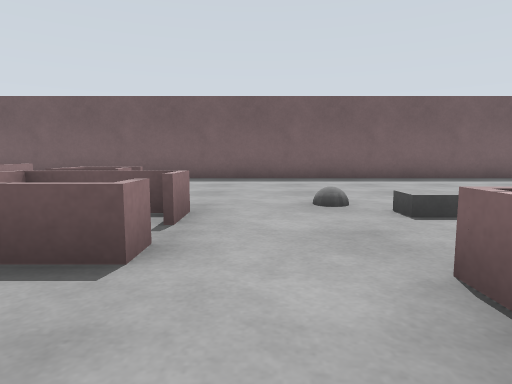
[1] (above)

24 first-person views from a walk through a robot-simulator world made for Gazebo. The camera is 0.66 m above the floor, tilts 6° down and sees 75° across. The floor is counted in squares, 1 m on a side. Each view is taken from the middle of a square. On the plan, view 1 faces up. The plan holds only what a view shows up to about 10 squares ahead; the rest is blank.

[2]
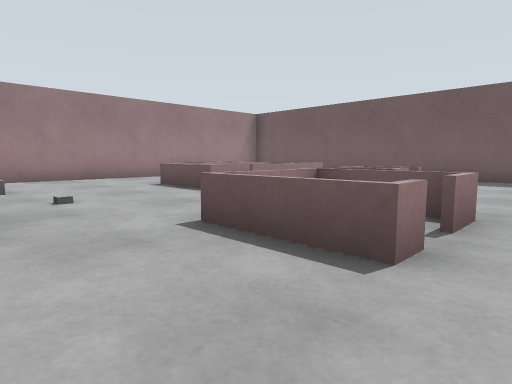

[3]
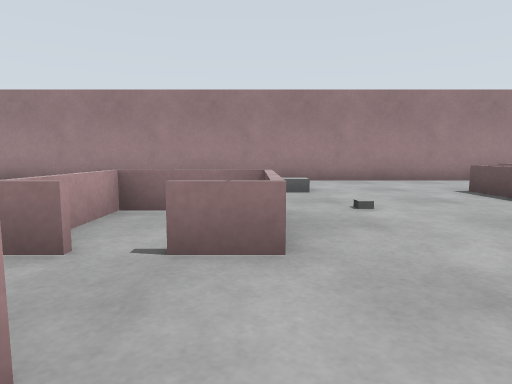

[4]
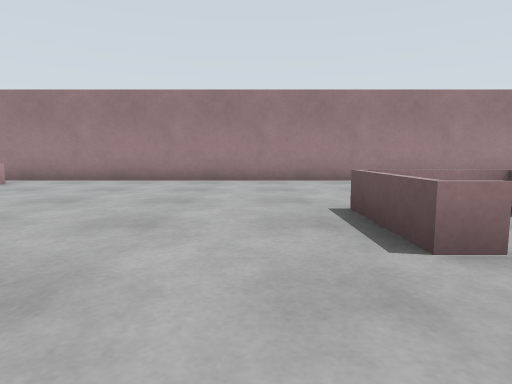

[5]
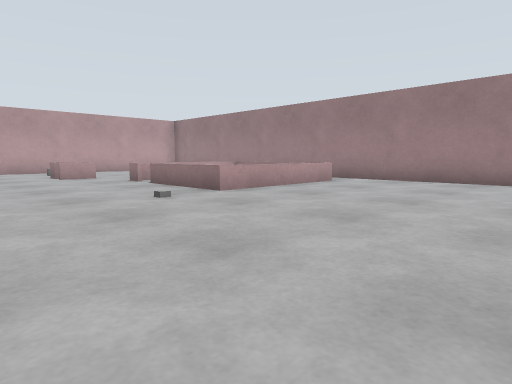

[6]
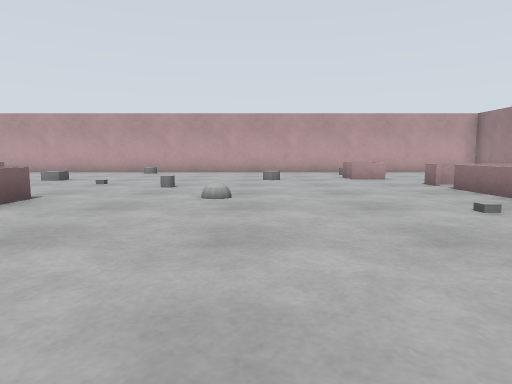

[7]
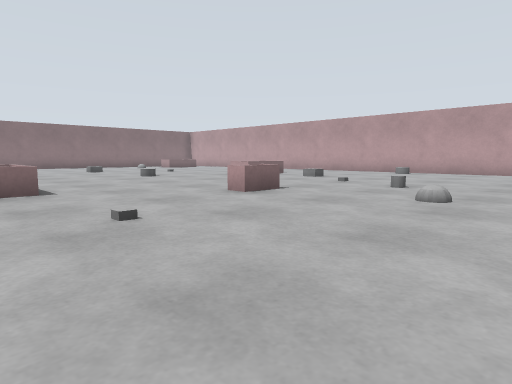

[8]
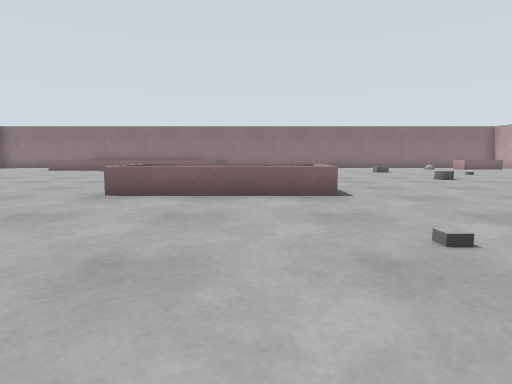

[9]
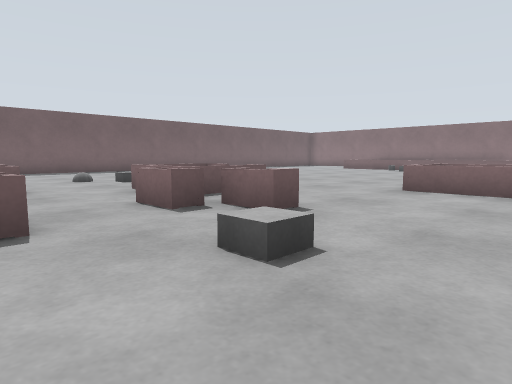

[10]
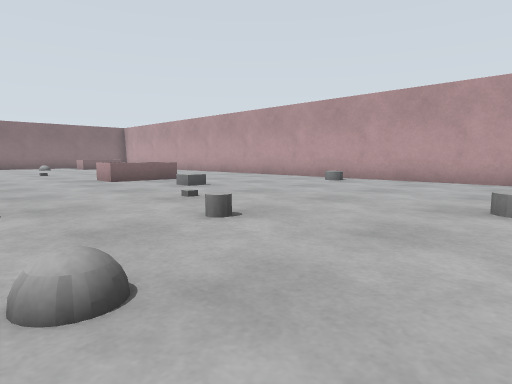

[11]
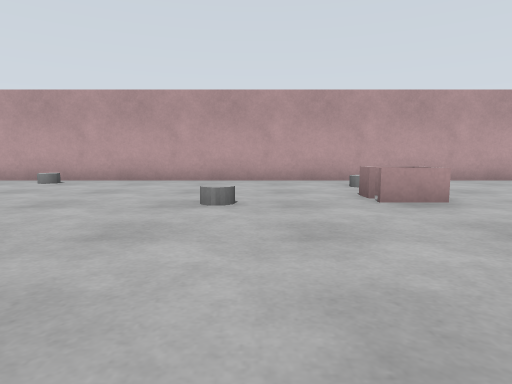

[12]
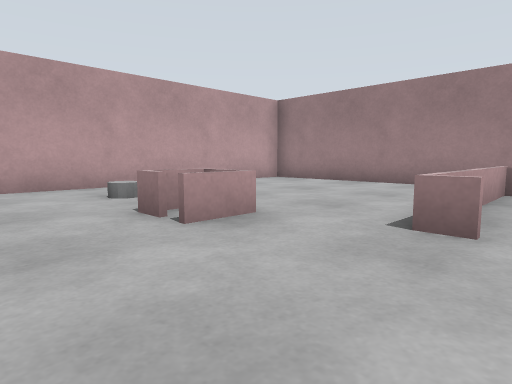

[13]
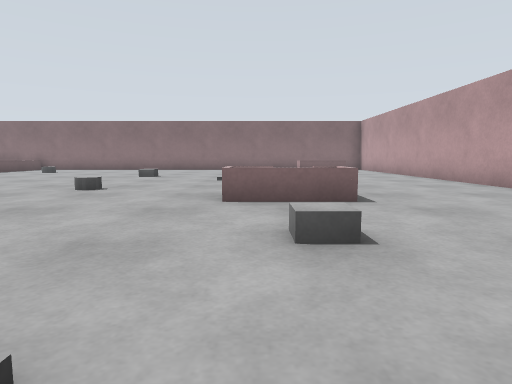

[14]
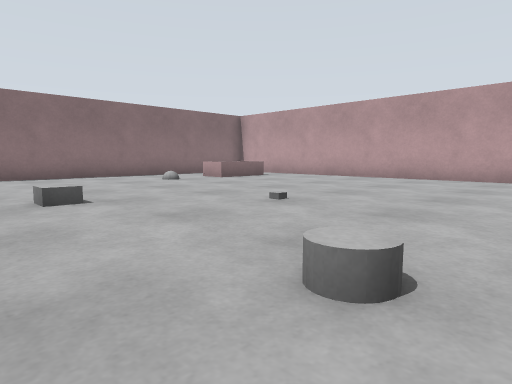

[15]
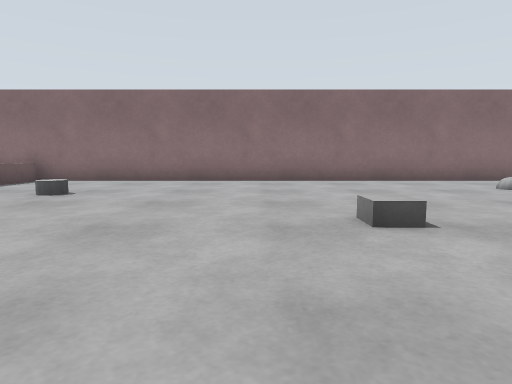

[16]
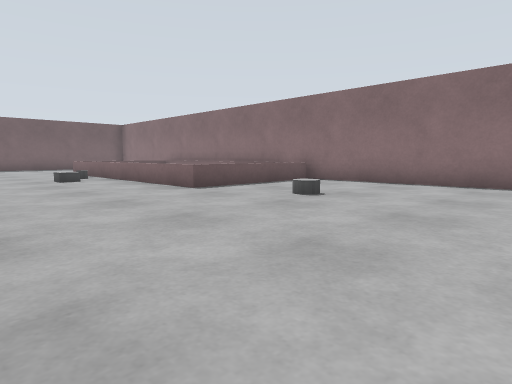

[17]
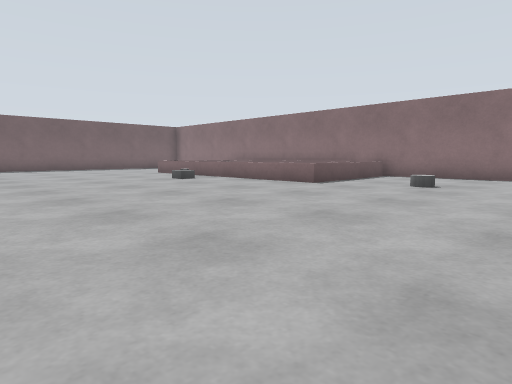

[18]
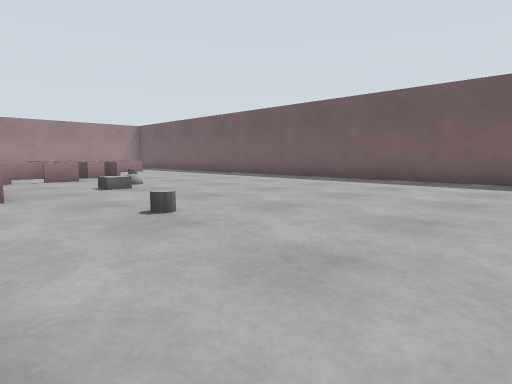

[19]
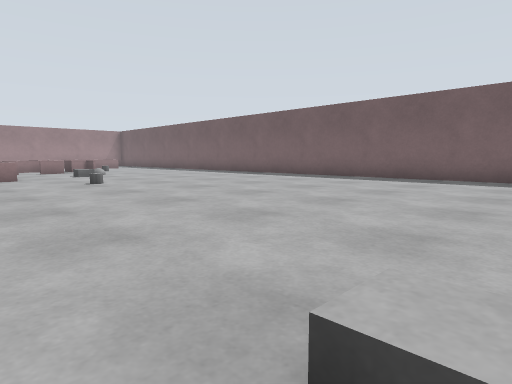

[20]
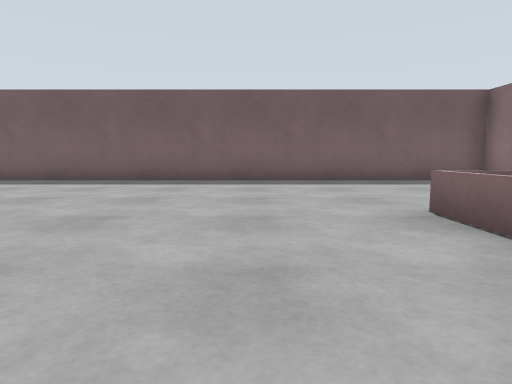

[21]
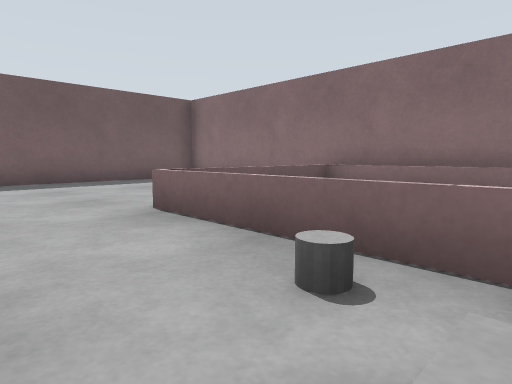

[22]
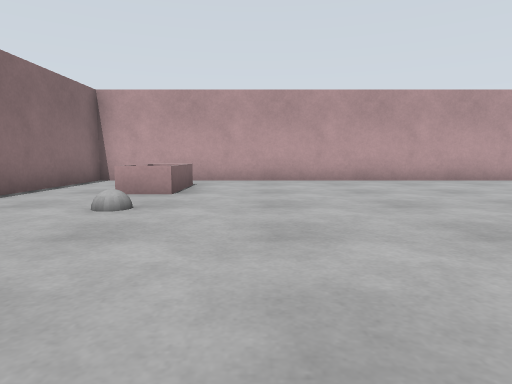

[23]
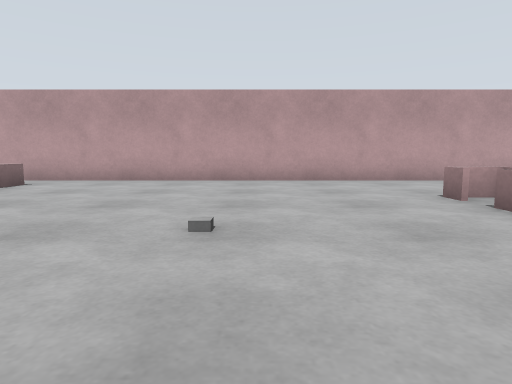

[24]
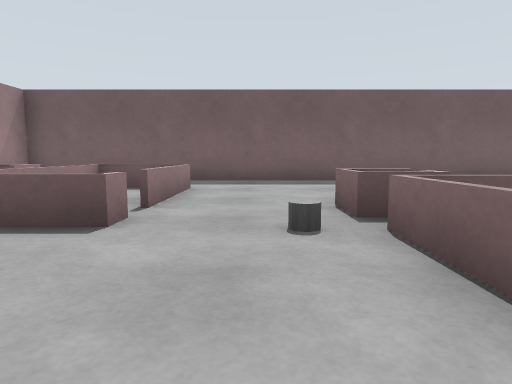

### Floor plan
Key: @ floor where view 1 was taken; # wall or solid block; x gap in a wall; . floor; = window, fence, low wall or low ledge; B grey ball; G grey box; C grey cylinder.
Columns run from 11 left of view 1 to 20 right of it. Each row starts with its distance up from view 1.
 11  ##############################
 10      ......................... #
  9       .......................  #
  8     ===......................  #
  7  x  =.=.. ..................   #
  6 #.= =.=.. ..................   #
  5 #.. =...=x..B.............====##
  4 #...==.C#==..G............=   ##
  3 #.......=#=.....C.........=   #
  2 #.......===.===..........C#   #
  1 #..GG.G.....=#=..........G=
  0 #    .===..@===...........=
 -1 #.....=#==.==.............=
 -2 #.....===...=.....  ......=   #
 -3 #..........G....=== ......====##
 -4 #...............=#=............#
 -5 #...............=#=........C...#
 -6 #...............===............#
 -7 #............G.................#
 -8 #..............................#
 -9 #.=====G.......................#
-10 # =# #=.......=.........G......#
-11       =....B........C..........#
-12      .x.....C..................#
-13 # =====.......G........G.......#
-14 #  ...............==........B..#
-15 #.....==..C.....G.==...........#
-16 #......=....................=..#
-17 #..... C....................=..#
-18 #....  .......C.  ..........=..#
-19   ... ........C................#
-20   ##############################

Positions as (right, up) in squares from view 1, and headings:
1: (0, 0), facing up
2: (0, 0), facing up-left
3: (-1, 0), facing left
4: (-1, -3), facing left
5: (-1, -4), facing down-left
6: (-1, -5), facing down
7: (-2, -5), facing down-right
8: (-1, -5), facing right
9: (-2, -5), facing up-right
10: (-2, -10), facing down-right
11: (-2, -10), facing down
12: (-2, -12), facing down-left
13: (2, -14), facing right
14: (8, -9), facing down-right
15: (10, -9), facing right
16: (11, -9), facing up-right
17: (8, -8), facing up-right
18: (9, 1), facing up-left
19: (14, 0), facing up-left
20: (13, 1), facing up
21: (13, 1), facing up-right
22: (15, -10), facing down
23: (11, -10), facing down
24: (-4, 1), facing up
